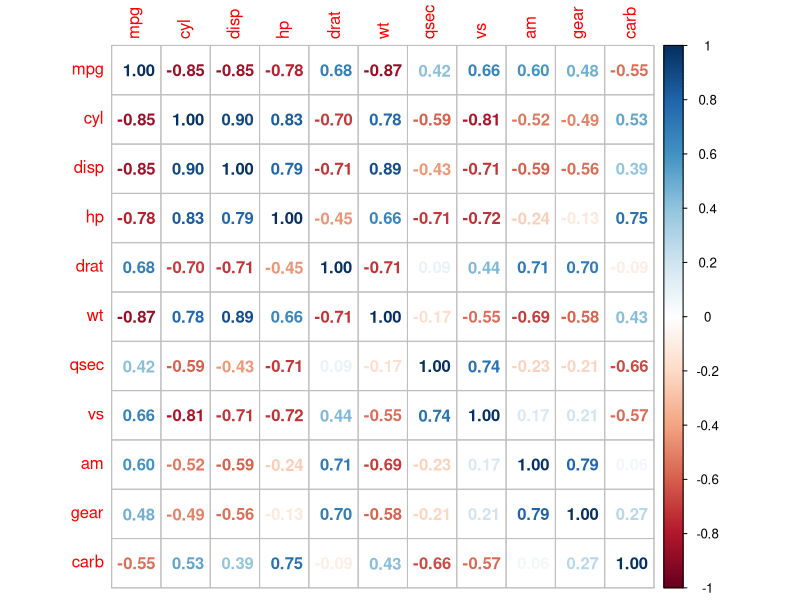
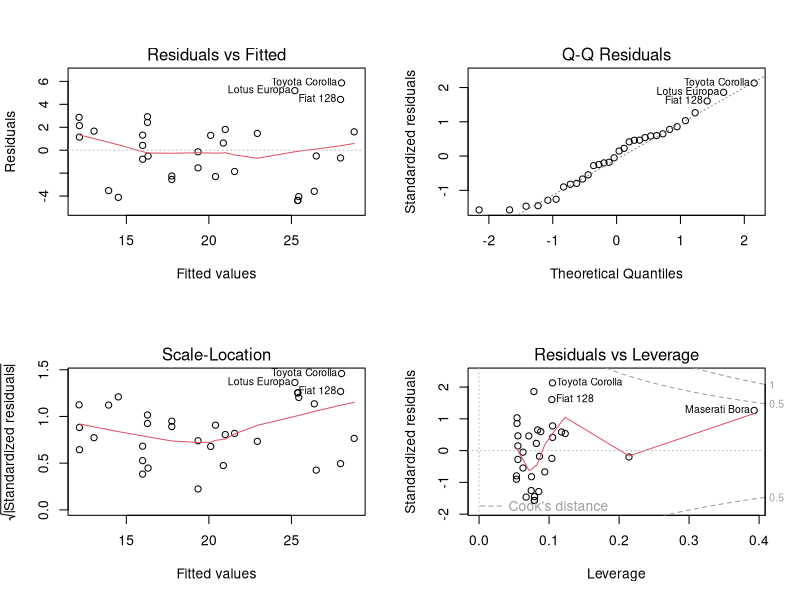

Here is the R script that generated these plots, in order:
## ---- chunk 1
library(datasets)
data("mtcars")
#library(GGally)
#ggpairs(mtcars,
#        upper = list(continuous = "cor", combo = "box"),
#        lower = list(continuous = "smooth", combo = "dot",
#        diag = list(continuous = "density", discrete="bar"))
#)
library(corrplot)
corr<-cor(mtcars)
corrplot(corr, method="number")
## ---- chunk 2
data("mtcars")
fit1<-lm(mpg~as.factor(am), data=mtcars)
fit2<-update(fit1, mpg~as.factor(am)+hp)
fit3<-update(fit2, mpg~as.factor(am)+hp+drat+gear)
anova(fit1,fit2,fit3)
## ---- chunk 3
par(mfrow = c(2, 2))
plot(fit2)
## ---- chunk 4
summary(fit2)
